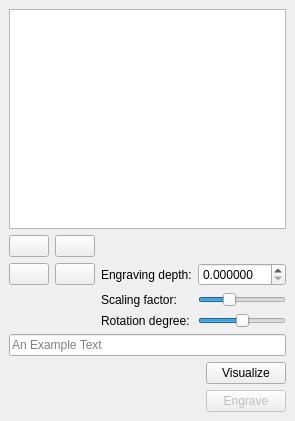
<?xml version="1.0" encoding="UTF-8"?>
<ui version="4.0">
 <class>EngraveWidget</class>
 <widget class="QDockWidget" name="EngraveWidget">
  <property name="geometry">
   <rect>
    <x>0</x>
    <y>0</y>
    <width>295</width>
    <height>421</height>
   </rect>
  </property>
  <property name="windowTitle">
   <string>Engraving</string>
  </property>
  <widget class="QWidget" name="dockWidgetContents">
   <layout class="QGridLayout" name="gridLayout" columnstretch="1">
    <item row="1" column="0">
     <layout class="QGridLayout" name="gridLayout_2" columnstretch="0,0,0,0">
      <item row="3" column="3">
       <widget class="QSlider" name="rot_slider">
        <property name="minimum">
         <number>-179</number>
        </property>
        <property name="maximum">
         <number>179</number>
        </property>
        <property name="orientation">
         <enum>Qt::Horizontal</enum>
        </property>
       </widget>
      </item>
      <item row="2" column="3">
       <widget class="QSlider" name="scal_slider">
        <property name="maximum">
         <number>300</number>
        </property>
        <property name="singleStep">
         <number>1</number>
        </property>
        <property name="value">
         <number>100</number>
        </property>
        <property name="sliderPosition">
         <number>100</number>
        </property>
        <property name="orientation">
         <enum>Qt::Horizontal</enum>
        </property>
       </widget>
      </item>
      <item row="1" column="0">
       <widget class="QPushButton" name="t_up_pushButton">
        <property name="text">
         <string/>
        </property>
        <property name="icon">
         <iconset resource="../../Polyhedron_3.qrc">
          <normaloff>:/cgal/icons/resources/up.png</normaloff>:/cgal/icons/resources/up.png</iconset>
        </property>
       </widget>
      </item>
      <item row="0" column="0">
       <widget class="QPushButton" name="t_left_pushButton">
        <property name="text">
         <string/>
        </property>
        <property name="icon">
         <iconset resource="../../Polyhedron_3.qrc">
          <normaloff>:/cgal/icons/resources/left_arrow.png</normaloff>:/cgal/icons/resources/left_arrow.png</iconset>
        </property>
       </widget>
      </item>
      <item row="0" column="3">
       <spacer name="horizontalSpacer_2">
        <property name="orientation">
         <enum>Qt::Horizontal</enum>
        </property>
        <property name="sizeHint" stdset="0">
         <size>
          <width>40</width>
          <height>20</height>
         </size>
        </property>
       </spacer>
      </item>
      <item row="3" column="2">
       <widget class="QLabel" name="label">
        <property name="text">
         <string>Rotation degree:</string>
        </property>
       </widget>
      </item>
      <item row="2" column="2">
       <widget class="QLabel" name="label_2">
        <property name="text">
         <string>Scaling factor:</string>
        </property>
       </widget>
      </item>
      <item row="1" column="1">
       <widget class="QPushButton" name="t_down_pushButton">
        <property name="text">
         <string/>
        </property>
        <property name="icon">
         <iconset resource="../../Polyhedron_3.qrc">
          <normaloff>:/cgal/icons/resources/down.png</normaloff>:/cgal/icons/resources/down.png</iconset>
        </property>
       </widget>
      </item>
      <item row="0" column="1">
       <widget class="QPushButton" name="t_right_pushButton">
        <property name="text">
         <string/>
        </property>
        <property name="icon">
         <iconset resource="../../Polyhedron_3.qrc">
          <normaloff>:/cgal/icons/resources/right_arrow.png</normaloff>:/cgal/icons/resources/right_arrow.png</iconset>
        </property>
       </widget>
      </item>
      <item row="1" column="3">
       <widget class="QDoubleSpinBox" name="depth_spinBox">
        <property name="decimals">
         <number>6</number>
        </property>
        <property name="minimum">
         <double>0.000000000000000</double>
        </property>
        <property name="singleStep">
         <double>0.100000000000000</double>
        </property>
       </widget>
      </item>
      <item row="1" column="2">
       <widget class="QLabel" name="label_3">
        <property name="text">
         <string>Engraving depth:</string>
        </property>
       </widget>
      </item>
     </layout>
    </item>
    <item row="2" column="0">
     <widget class="QLineEdit" name="lineEdit">
      <property name="placeholderText">
       <string>An Example Text</string>
      </property>
     </widget>
    </item>
    <item row="3" column="0">
     <layout class="QHBoxLayout" name="horizontalLayout">
      <item>
       <spacer name="horizontalSpacer">
        <property name="orientation">
         <enum>Qt::Horizontal</enum>
        </property>
        <property name="sizeHint" stdset="0">
         <size>
          <width>40</width>
          <height>20</height>
         </size>
        </property>
       </spacer>
      </item>
      <item>
       <layout class="QVBoxLayout" name="verticalLayout">
        <item>
         <widget class="QPushButton" name="visualizeButton">
          <property name="text">
           <string>Visualize</string>
          </property>
         </widget>
        </item>
        <item>
         <widget class="QPushButton" name="engraveButton">
          <property name="enabled">
           <bool>false</bool>
          </property>
          <property name="text">
           <string>Engrave</string>
          </property>
         </widget>
        </item>
       </layout>
      </item>
     </layout>
    </item>
    <item row="0" column="0">
     <widget class="QGraphicsView" name="graphicsView"/>
    </item>
   </layout>
  </widget>
 </widget>
 <resources>
  <include location="../../Polyhedron_3.qrc"/>
  <include location="../../Polyhedron_3.qrc"/>
  <include location="../../Polyhedron_3.qrc"/>
  <include location="../../Polyhedron_3.qrc"/>
 </resources>
 <connections/>
</ui>
